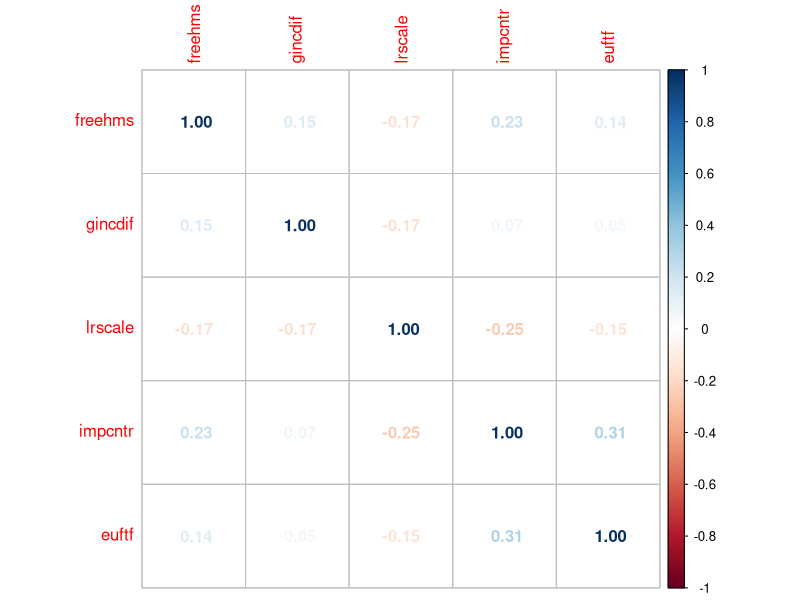
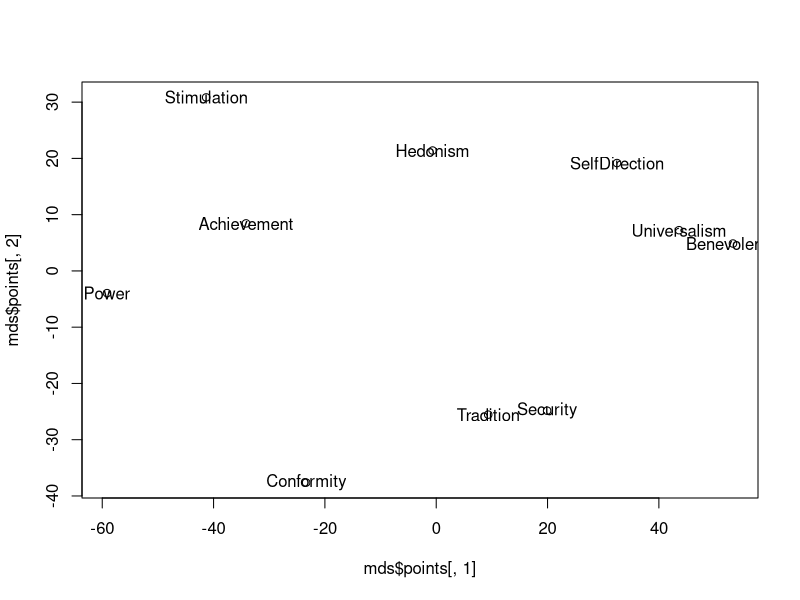
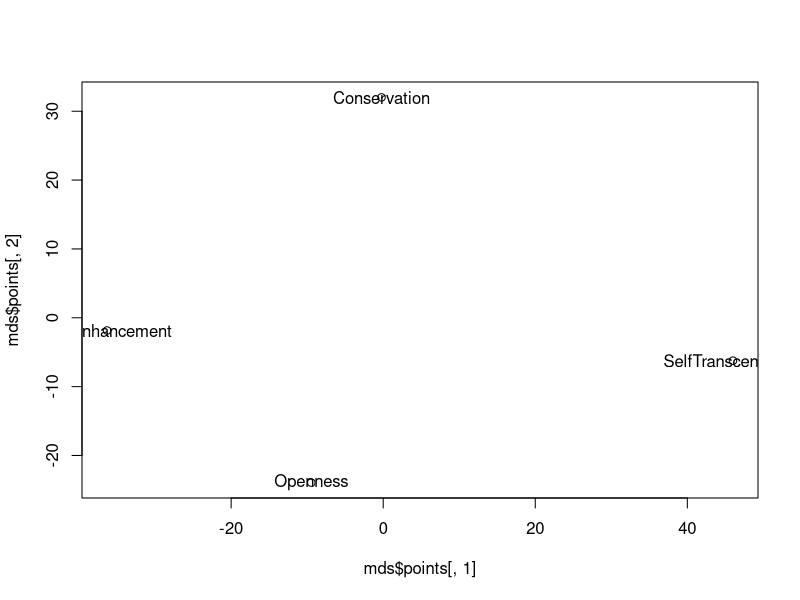

Generate these figures, in order, with R:
#### Script for reading, cleaning and preparing data for other phases of procet of Group 12

## Encoding: windows-1250
## Edited:   2022-07-07 FranĂ?esko


## NOTES:
# 1) selection and filtering is done -- we have 26 vars (21 human values, 5 believes),
#  we have 2,126 observations, i.e. respondents which answer all our 26 questions!
#
# 2) generating of frequency table is not neat -- we might rewrite in more concise way,
#  'rstatix' package, or 'sjmisc' package might help here (Jan would love 'sjmisc', it mimics STATA!)
#
# 3) scaling of the values and finding correlations is done
# 
# 4) Human values are transformed into Schwartz values 


# Header ------------------------------------------------------------------

# cleaning the environment:
rm(list=ls())


# Loading packages:
library(readr)
library(tibble)
library(dplyr)
library(forcats)
library(writexl)
library(corrplot) 
library(tidyverse)

# Loading and cleaning data -----------------------------------------------

# Reading data from .csv file:
df = read_csv('ESS9e03_1.csv') %>% 
  # Selection of needed variables:
  select(idno, freehms, gincdif, lrscale, impcntr, euftf, ipcrtiv:impfun) %>% 
  # Filtering the cases -- cases with missing values on believes variables deleted:
  filter(freehms <= 5, gincdif <= 5, impcntr <= 4, 
         lrscale <= 10, euftf <= 10) 

# %>% 
#   # Another filtering -- cases where misses at least one human value are deleted:
#   rowwise() %>% filter(sum(across(ipcrtiv:impfun, ~ .x<=6 )) == 21) %>% ungroup()


# Transform attitude items and calculate correlations -------------------------

# Scaling data to values within [-1, 1]. 
# v' = -1 + 2* (v-m)/(M-m), where m is the lowest, M the highest possible answer
df_s =df %>% 
  mutate(
   across(c(freehms, gincdif), ~ -1 + (.x - 1)/(5-1)), 
   across(c(lrscale, euftf), ~ -1 + (.x - 0)/(10-0)), 
   impcntr = -1 + (impcntr - 1)/(4-1)
  )

# Flipping some scales:
# some questions are asked in a "negative" sense: 
# e.g. -1 --> "more immigrants" and 1 --> "less immigrants"
# we flip the sign of these questions. 
df_s$freehms <- df_s$freehms * -1
df_s$gincdif <- df_s$gincdif * -1
df_s$impcntr <- df_s$impcntr * -1

# calculate correlation coefficients of the value dimensions
attitudenames = c("freehms", "gincdif", "lrscale", "impcntr", "euftf")
df_cor <- df_s[attitudenames]
x <- cor(df_cor)
corrplot(x, method='number')


# Human values computation -----------------------------------------------------

valuenames <- c("ipcrtiv", "imprich", "ipeqopt", "ipshabt", "impsafe", "impdiff", "ipfrule", "ipudrst", 
  "ipmodst", "ipgdtim", "impfree", "iphlppl", "ipsuces", "ipstrgv", "ipadvnt", "ipbhprp",
  "iprspot", "iplylfr", "impenv",  "imptrad", "impfun")  

df_ten <- df |> select(idno, ipcrtiv:impfun) |> rowwise() |> 
  mutate(Conformity = mean(c_across(valuenames[c(7,16)])),
         Tradition = mean(c_across(valuenames[c(9,20)])),
         Benevolence = mean(c_across(valuenames[c(12,18)])),
         Universalism = mean(c_across(valuenames[c(3,8,19)])),
         SelfDirection = mean(c_across(valuenames[c(1,11)])),
         Stimulation = mean(c_across(valuenames[c(6,15)])),
         Hedonism = mean(c_across(valuenames[c(10,21)])),
         Achievement = mean(c_across(valuenames[c(4,13)])),
         Power = mean(c_across(valuenames[c(2,17)])),
         Security = mean(c_across(valuenames[c(5,14)])),
         mrat = mean(c_across(ipcrtiv:impfun)),
         mrat_median = median(c_across(ipcrtiv:impfun))) |> 
  ungroup() |> 
  mutate(across(Conformity:Security, function(x) x - mrat)) |> 
  mutate(Openness = (SelfDirection + Stimulation)/2,
         SelfEnhancement = (Hedonism + Achievement + Power)/3,
         Conservation = (Security + Conformity + Tradition)/3,
         SelfTranscendence = (Benevolence + Universalism)/2)
df_four <- df_ten[sample(nrow(df_ten)),] |> 
  select(idno, Openness:SelfTranscendence) |> 
  pivot_longer(Openness:SelfTranscendence) |> 
  group_by(idno) |> 
  mutate(rank = rank(value)) |> 
  group_by(idno) |> 
  summarize(Value1 = name[value == max(value)][1], 
            Value2 = name[value == min(value)][1],
            Consistent =
              str_starts(Value1,"Self") & str_starts(Value2,"Self") |
              Value1 == "Openness" & Value2 == "Conservation" |
              Value2 == "Openness" & Value1 == "Conservation") |> 
  mutate(ValueType = if_else(Consistent, Value1, "Erratic"))

mds <- df_ten |> select(Conformity:Security) |> t() |> dist() |> 
  cmdscale(eig = TRUE, k =2)
plot(mds$points[,1],mds$points[,2])
text(mds$points[,1],mds$points[,2],labels = row.names(mds$points))
mds <- df_ten |> select(Openness:SelfTranscendence) |> t() |> dist() |> 
  cmdscale(eig = TRUE, k =2)
plot(mds$points[,1],mds$points[,2])
text(mds$points[,1],mds$points[,2],labels = row.names(mds$points))
